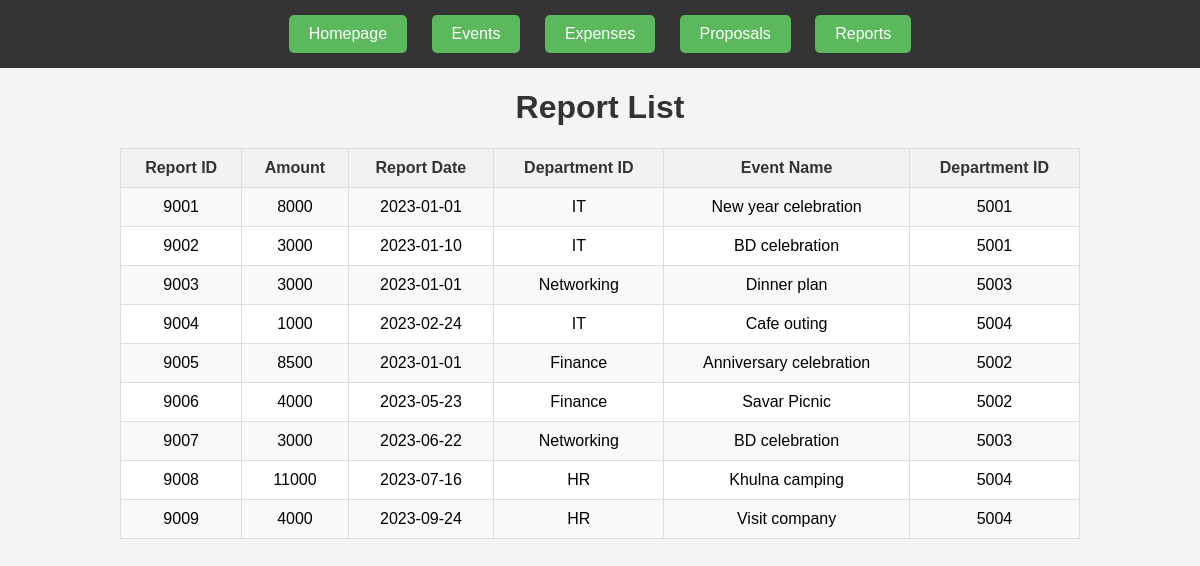
/views/reports.php, run on the app's committed database.
### tables this page shows
CREATE TABLE `report` (
  `r_id` int(11) NOT NULL,
  `amount` int(11) NOT NULL,
  `r_date` date NOT NULL,
  `d_name` varchar(30) NOT NULL,
  `e_name` varchar(30) NOT NULL,
  `d_id` int(11) DEFAULT NULL
);

### models/mydb.php (called while the page is built, shortened)
<?php
class Model
{
function viewReport($conn){
  $sql="SELECT * FROM report";
  $result= $conn->query($sql);
  return $result;
}
}
?>

### controllers/reports.php (the view)
<?php
include '../models/mydb.php';
$str='';
$mydb= new Model();
$conobj= $mydb->OpenCon();
$result=$mydb->viewReport($conobj);
if ($result->num_rows > 0) {
    while ($row = $result->fetch_assoc())
        $str = $str . "<tr><td>" . $row['r_id']."</td><td>" . $row['amount'] . "</td><td>" . $row['r_date']. "</td><td>". $row['d_name']. "</td><td>".$row['e_name']."</td><td>".$row['d_id']."</td></tr>";
    }
else {
    echo "Error Occurred: " . $conobj->error;
}

### css/header.css (style rules this page uses)
body { font-family: Arial, sans-serif; margin: 0; padding: 0; background-color: #f4f4f4; }

### css/style.css (style rules this page uses)
body { font-family: Arial, sans-serif; margin: 0; padding: 0; background-color: #f4f4f4; }
table, th, td { border: 1px solid #ddd; padding: 10px; }
td { text-align: center; }
tr:nth-child(even) { background-color: #f9f9f9; }

### data on the page
report: r_id "9001", amount "8000", r_date "2023-01-01", d_name "IT", e_name "New year celebration", d "5001"
report: r_id "9002", amount "3000", r_date "2023-01-10", d_name "IT", e_name "BD celebration", d "5001"
report: r_id "9003", amount "3000", r_date "2023-01-01", d_name "Networking", e_name "Dinner plan", d "5003"
report: r_id "9004", amount "1000", r_date "2023-02-24", d_name "IT", e_name "Cafe outing", d "5004"
report: r_id "9005", amount "8500", r_date "2023-01-01", d_name "Finance", e_name "Anniversary celebration", d "5002"
report: r_id "9006", amount "4000", r_date "2023-05-23", d_name "Finance", e_name "Savar Picnic", d "5002"
report: r_id "9007", amount "3000", r_date "2023-06-22", d_name "Networking", e_name "BD celebration", d "5003"
report: r_id "9008", amount "11000", r_date "2023-07-16", d_name "HR", e_name "Khulna camping", d "5004"
report: r_id "9009", amount "4000", r_date "2023-09-24", d_name "HR", e_name "Visit company", d "5004"
